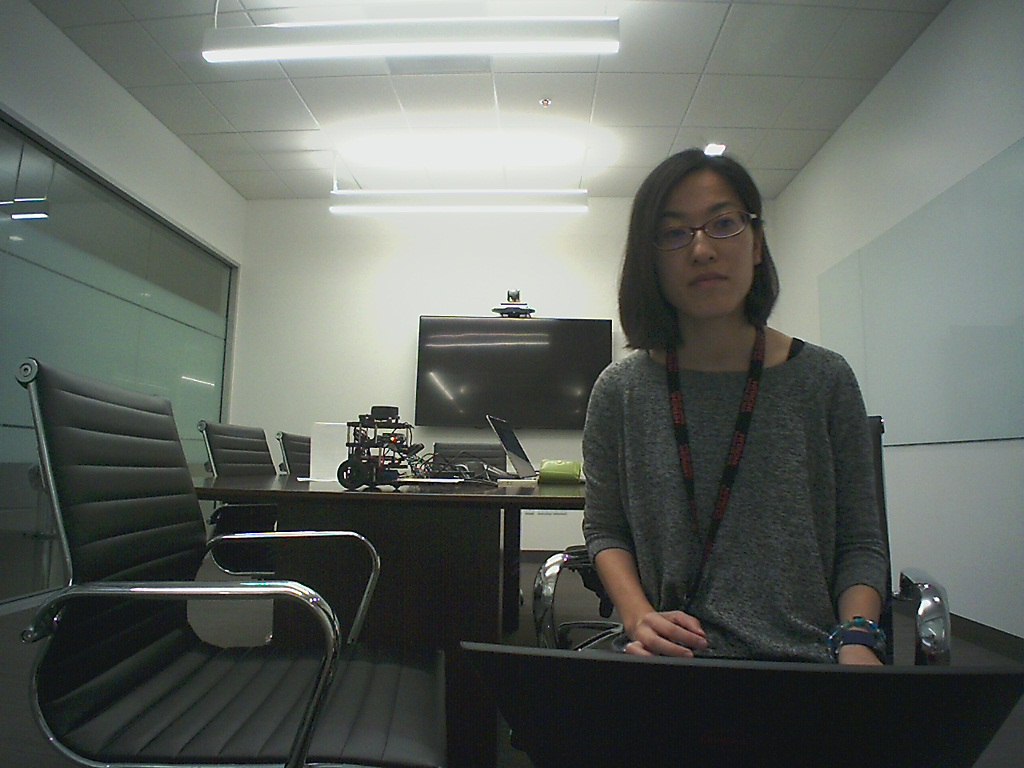
#> input picture Michiko/image.jpg, 1024 x 768 px
$ python cropping.py --image Michiko/image.jpg
#> lines starting #> are read from the running program, lines starting #| are printed output that depends on the picture
#!/usr/local/opt/python3/bin/python3
from __future__ import print_function
import argparse
import cv2
import numpy as np
import imutilsJG

ap = argparse.ArgumentParser()
ap.add_argument("-i", "--image", required = True, help = "Path to image")
args = vars(ap.parse_args())

image = cv2.imread(args["image"])
#> image is the input picture: shape (768, 1024, 3); mean B, G, R 97.1, 102.8, 97.4
cv2.imshow("Original", image)
cv2.waitKey(0)
print(image.shape)
#| (768, 1024, 3)

cropped = image[30:120, 240:335]
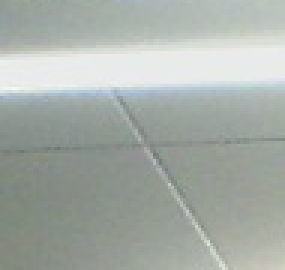
#> cropped: shape (90, 95, 3) (shown 3 times larger); mean B, G, R 168, 173.2, 166.7
cv2.imshow("T-Rex Face", cropped)
cv2.waitKey()
